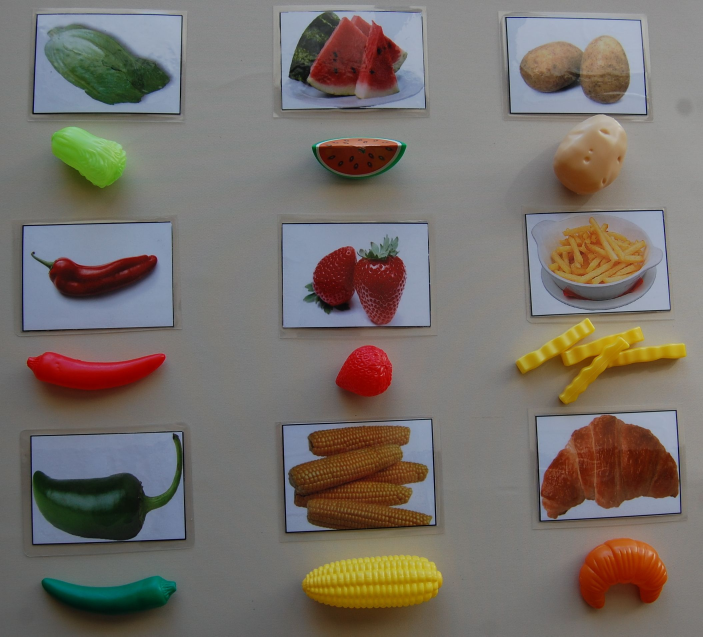
#> input picture BlurFrame/Resim7.jpg, 2108 x 1909 px, found by its file name (shown at 1/3 size)
$ python Blurimage.py
#> lines starting #> are read from the running program, lines starting #| are printed output that depends on the picture; after the words box and inside, x2 and y2 are one past the last pixel; in counts of white or black regions, pixels touching at a corner belong together
import cv2

# Görüntüyü yükleme
image = cv2.imread("PythonGoruntuisleme/Resim7.jpg")
#> image is the input picture: shape (1909, 2108, 3); mean B, G, R 105.4, 111.9, 118.9
image=cv2.resize(image,(500,500))
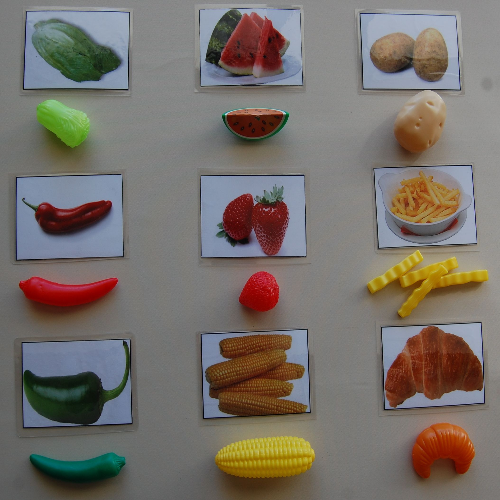
#> image: shape (500, 500, 3); mean B, G, R 105.3, 111.8, 118.8
imagecopy=image.copy()
grayscoole=cv2.cvtColor(imagecopy,cv2.COLOR_BGR2GRAY)
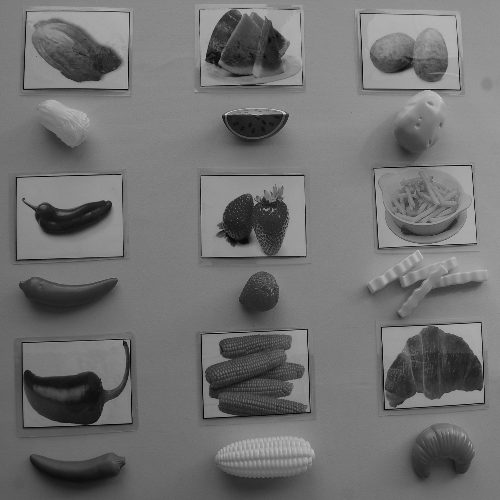
#> grayscoole: shape (500, 500); min 1, max 211, mean 113.2
# Seçilen bölge koordinatları
x, y, w, h = 50, 50, 200, 200

# Gri görüntüden seçilen alan (200x200)
area=grayscoole[y:y+h,x:x+w]
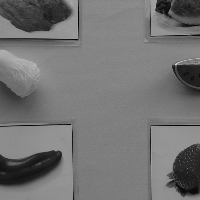
#> area: shape (200, 200); min 1, max 211, mean 115.1

# Gri alanı 3 kanallı hale getir (200x200x3)
orjresim= cv2.cvtColor(area, cv2.COLOR_GRAY2BGR)
# Gri alanın blurlaştırmak için kopya oluşturma
orjresim2=orjresim.copy()
orjresim2=cv2.blur(orjresim2,(7,7),0)
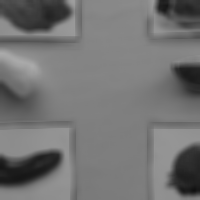
#> orjresim2: shape (200, 200, 3); min 16, max 170, mean 115.1

# Orijinal resmin belirli bölgesini 3 kanallı gri bölge ile değiştir
image[y:y+h, x:x+w] = orjresim
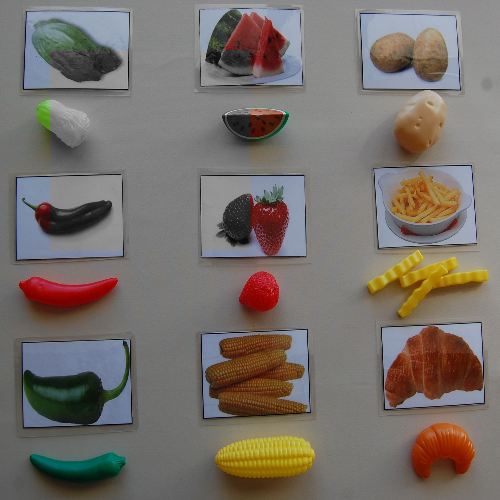
#> image: shape (500, 500, 3); 14.52% of pixels changed, all inside (x1, y1, x2, y2) = (50, 50, 250, 250)
imagecopy[y:y+h,x:x+h]=orjresim2
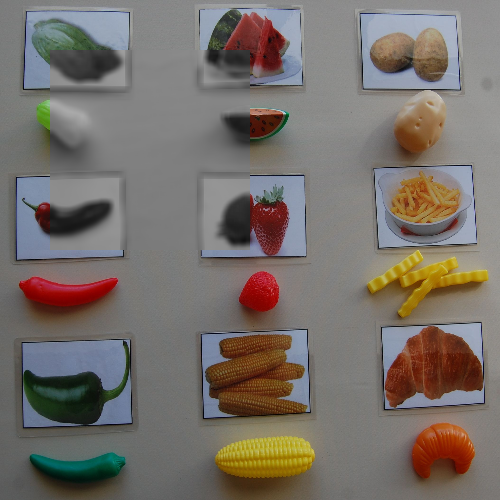
#> imagecopy: shape (500, 500, 3); 15.71% of pixels changed, all inside (x1, y1, x2, y2) = (50, 50, 250, 250)
# Normal resim ve Karartılmış resmin gösterilmesi
while True:
    cv2.imshow("GrayscooleImage:",image)
    cv2.imshow("Blurimage:",imagecopy)
    if cv2.waitKey(0)==ord("q"):
#> (key q is pressed here)
        break
# Alınan görüntülerin kaydedilmesi
cv2.imwrite("AiProjects/Grayscoleimage.jpg",image)
cv2.imwrite("AiProjects/Blurimage.jpg",imagecopy)
cv2.destroyAllWindows()
